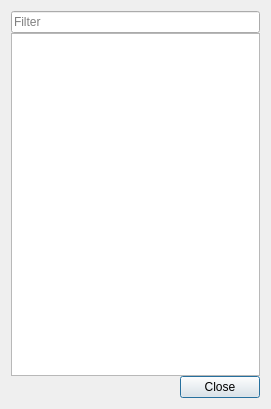
<?xml version="1.0" encoding="UTF-8"?>
<ui version="4.0">
 <class>TagListDialog</class>
 <widget class="QDialog" name="TagListDialog">
  <property name="geometry">
   <rect>
    <x>0</x>
    <y>0</y>
    <width>271</width>
    <height>409</height>
   </rect>
  </property>
  <property name="windowTitle">
   <string>Tags</string>
  </property>
  <layout class="QVBoxLayout" name="verticalLayout">
   <property name="spacing">
    <number>0</number>
   </property>
   <item>
    <widget class="QLineEdit" name="filterbox">
     <property name="placeholderText">
      <string>Filter</string>
     </property>
    </widget>
   </item>
   <item>
    <widget class="QTableView" name="tableView">
     <property name="showGrid">
      <bool>false</bool>
     </property>
     <attribute name="verticalHeaderVisible">
      <bool>false</bool>
     </attribute>
    </widget>
   </item>
   <item>
    <widget class="QDialogButtonBox" name="buttonBox">
     <property name="orientation">
      <enum>Qt::Horizontal</enum>
     </property>
     <property name="standardButtons">
      <set>QDialogButtonBox::Close</set>
     </property>
    </widget>
   </item>
  </layout>
 </widget>
 <resources/>
 <connections>
  <connection>
   <sender>buttonBox</sender>
   <signal>accepted()</signal>
   <receiver>TagListDialog</receiver>
   <slot>accept()</slot>
   <hints>
    <hint type="sourcelabel">
     <x>252</x>
     <y>404</y>
    </hint>
    <hint type="destinationlabel">
     <x>157</x>
     <y>274</y>
    </hint>
   </hints>
  </connection>
  <connection>
   <sender>buttonBox</sender>
   <signal>rejected()</signal>
   <receiver>TagListDialog</receiver>
   <slot>reject()</slot>
   <hints>
    <hint type="sourcelabel">
     <x>266</x>
     <y>404</y>
    </hint>
    <hint type="destinationlabel">
     <x>286</x>
     <y>274</y>
    </hint>
   </hints>
  </connection>
 </connections>
</ui>
